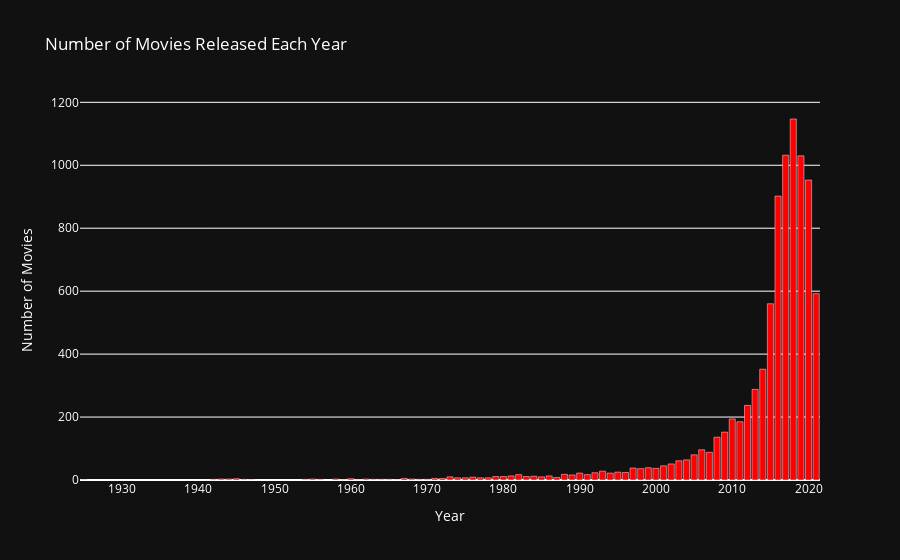

The code cell stored with this chart in its notebook:
### Markdown cell above
## Histogram of Number of movies released each year

### Code cell
movie_counts = netflix_data['release_year'].value_counts().sort_index()
fig = go.Figure(data=go.Bar(x=movie_counts.index, y=movie_counts.values))
fig.update_layout(
    plot_bgcolor='rgb(17, 17, 17)',  
    paper_bgcolor='rgb(17, 17, 17)',  
    font_color='white', 
    title='Number of Movies Released Each Year',  
    xaxis=dict(title='Year'),  
    yaxis=dict(title='Number of Movies')
)
fig.update_traces(marker_color='red')
fig.show()

### Figure 1 — Plotly figure (JSON) as saved in the notebook; plotly's stock layout.template omitted (floating-point values rounded to 4 significant figures)
{"data": [{"marker": {"color": "red"}, "type": "bar", "x": [1925, 1942, 1943, 1944, 1945, 1946, 1947, 1954, 1955, 1956, 1958, 1959, 1960, 1961, 1962, 1963, 1964, 1965, 1966, 1967, 1968, 1969, 1970, 1971, 1972, 1973, 1974, 1975, 1976, 1977, 1978, 1979, 1980, 1981, 1982, 1983, 1984, 1985, 1986, 1987, 1988, 1989, 1990, 1991, 1992, 1993, 1994, 1995, 1996, 1997, 1998, 1999, 2000, 2001, 2002, 2003, 2004, 2005, 2006, 2007, 2008, 2009, 2010, 2011, 2012, 2013, 2014, 2015, 2016, 2017, 2018, 2019, 2020, 2021], "y": [1, 2, 3, 3, 4, 2, 1, 2, 3, 2, 3, 1, 4, 1, 3, 2, 2, 2, 1, 5, 3, 2, 2, 5, 5, 10, 7, 7, 9, 7, 7, 11, 11, 13, 17, 11, 12, 10, 13, 8, 18, 16, 22, 17, 23, 28, 22, 25, 24, 38, 36, 39, 37, 45, 51, 61, 64, 80, 96, 88, 136, 152, 194, 185, 237, 288, 352, 560, 902, 1032, 1147, 1030, 953, 592]}], "layout": {"font": {"color": "white"}, "paper_bgcolor": "rgb(17, 17, 17)", "plot_bgcolor": "rgb(17, 17, 17)", "title": {"text": "Number of Movies Released Each Year"}, "xaxis": {"title": {"text": "Year"}}, "yaxis": {"title": {"text": "Number of Movies"}}}}
